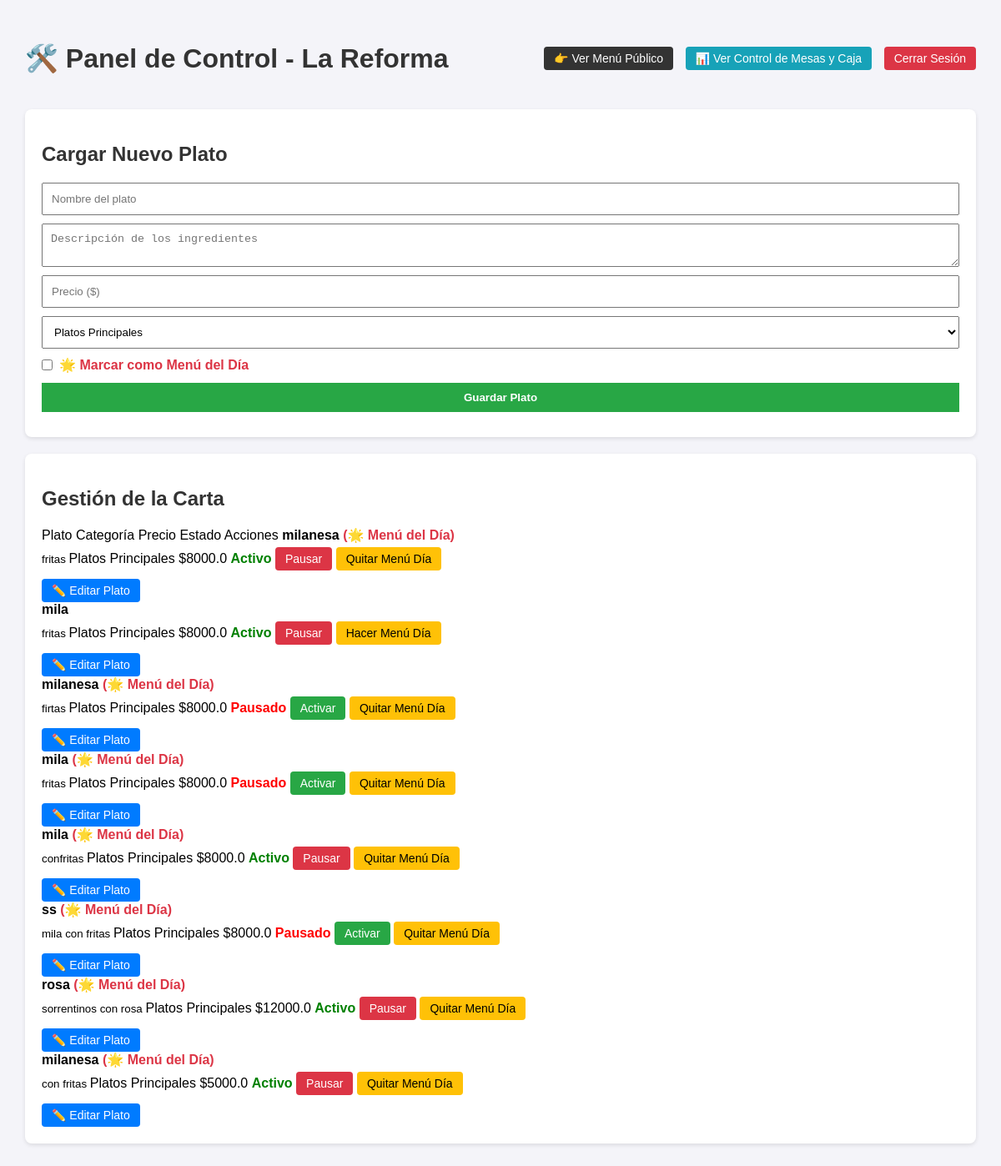
Page /admin (signed in) on the committed database.
### tables this page shows
CREATE TABLE platos (
            id INTEGER PRIMARY KEY AUTOINCREMENT,
            nombre TEXT NOT NULL,
            categoria TEXT NOT NULL,
            precio REAL NOT NULL,
            descripcion TEXT,
            es_plato_del_dia BOOLEAN DEFAULT 0,
            disponible BOOLEAN DEFAULT 1
        );

### app.py (the view)
@app.route('/admin')
def admin():
    if 'user_id' not in session:
        return redirect(url_for('login'))
    conn = get_db_connection()
    platos = conn.execute('SELECT * FROM platos').fetchall()
    conn.close()
    return render_template('admin.html', platos=platos)

### app.py (called while the page is built)
def get_db_connection():
    conn = sqlite3.connect(DB_PATH, timeout=10)
    conn.row_factory = sqlite3.Row
    return conn

### templates/admin.html (shortened to what this page needs)
<!DOCTYPE html>
<html lang="es">
<head>
</head>
<body>
<div style="display: flex; justify-content: space-between; align-items: center; margin-bottom: 20px;">
    <h1>🛠️ Panel de Control - La Reforma</h1>
    <div>
        <a href="/" target="_blank" class="btn" style="background: #333; margin-right: 10px;">👉 Ver Menú Público</a>
        <a href="/admin/mesas" class="btn" style="background: #17a2b8; margin-right: 10px;">📊 Ver Control de Mesas y Caja</a>
        <a href="{{ url_for('logout') }}" class="btn" style="background: #dc3545;">Cerrar Sesión</a>
    </div>
</div>
    <div class="card">
        <h2>Cargar Nuevo Plato</h2>
        <form action="/admin/agregar" method="POST">
            <input type="text" name="nombre" placeholder="Nombre del plato" required>
            <textarea name="descripcion" placeholder="Descripción de los ingredientes" required></textarea>
            <input type="number" step="0.01" name="precio" placeholder="Precio ($)" required>
            <select name="categoria" required>
                <option value="Platos Principales" selected>Platos Principales</option>
            </select>
            <label style="display: flex; align-items: center; gap: 8px; margin-bottom: 12px; cursor: pointer; font-weight: bold; color: #dc3545;">
                <input type="checkbox" name="es_plato_del_dia" value="1" style="width: auto; margin: 0;">
                🌟 Marcar como Menú del Día
            </label>
            <button type="submit">Guardar Plato</button>
        </form>
    </div>
    <div class="card">
        <h2>Gestión de la Carta</h2>
            <thead>
                <tr>
                    <th>Plato</th>
                    <th>Categoría</th>
                    <th>Precio</th>
                    <th>Estado</th>
                    <th>Acciones</th>
                </tr>
            </thead>
            <tbody>
                {% for plato in platos %}
                <tr>
                    <td>
                        <strong>{{ plato.nombre }}</strong>
                        {% if plato.es_plato_del_dia == 1 %}
                            <span style="color: #dc3545; font-weight: bold;">(🌟 Menú del Día)</span>
                        {% endif %}
                        <br><small>{{ plato.descripcion }}</small>
                    </td>
                    <td>{{ plato.categoria }}</td>
                    <td>${{ plato.precio }}</td>
                    <td>
                        {% if plato.disponible == 1 %}
                            <span style="color: green; font-weight: bold;">Activo</span>
                        {% else %}
                            <span style="color: red; font-weight: bold;">Pausado</span>
                        {% endif %}
                    </td>
                    <td>
                        <a href="/admin/toggle-disponible/{{ plato.id }}" class="btn {% if plato.disponible == 1 %}btn-danger{% else %}btn-success{% endif %}">
                            {% if plato.disponible == 1 %}Pausar{% else %}Activar{% endif %}
                        </a>
                        <a href="/admin/toggle-dia/{{ plato.id }}" class="btn" style="background: #ffc107; color: black; margin-top: 5px;">
                            {% if plato.es_plato_del_dia == 1 %}Quitar Menú Día{% else %}Hacer Menú Día{% endif %}
                        </a>
                        <details style="margin-top: 10px;">
                            <summary class="btn" style="background: #007bff; color: white; cursor: pointer;">✏️ Editar Plato</summary>
                        </details>
                    </td>
                </tr>
                {% endfor %}
            </tbody>
    </div>
</body>
</html>

### templates/admin.html (style rules this page uses)
body { font-family: Arial, sans-serif; margin: 30px; background-color: #f4f4f9; }
h1, h2 { color: #333; }
.card { background: white; padding: 20px; border-radius: 8px; box-shadow: 0 2px 5px rgba(0,0,0,0.1); margin-bottom: 20px; }
form input, form textarea, form select, form button { display: block; width: 100%; margin-bottom: 10px; padding: 10px; box-sizing: border-box; }
form button { background: #28a745; color: white; border: none; font-weight: bold; cursor: pointer; }
.btn { padding: 6px 12px; text-decoration: none; color: white; border-radius: 4px; font-size: 14px; display: inline-block; }
.btn-danger { background: #dc3545; }
.btn-success { background: #28a745; }

### rows in the picture
platos: nombre "milanesa", es_plato_del_dia "(🌟 Menú del Día)", descripcion "fritas", categoria "Platos Principales", precio "8000.0", disponible "Activo"
platos: nombre "mila", descripcion "fritas", categoria "Platos Principales", precio "8000.0", disponible "Activo", es_plato_del_dia "Hacer Menú Día"
platos: nombre "milanesa", es_plato_del_dia "(🌟 Menú del Día)", descripcion "firtas", categoria "Platos Principales", precio "8000.0", disponible "Pausado"
platos: nombre "mila", es_plato_del_dia "(🌟 Menú del Día)", descripcion "fritas", categoria "Platos Principales", precio "8000.0", disponible "Pausado"
platos: nombre "mila", es_plato_del_dia "(🌟 Menú del Día)", descripcion "confritas", categoria "Platos Principales", precio "8000.0", disponible "Activo"
platos: nombre "ss", es_plato_del_dia "(🌟 Menú del Día)", descripcion "mila con fritas", categoria "Platos Principales", precio "8000.0", disponible "Pausado"
platos: nombre "rosa", es_plato_del_dia "(🌟 Menú del Día)", descripcion "sorrentinos con rosa", categoria "Platos Principales", precio "12000.0", disponible "Activo"
platos: nombre "milanesa", es_plato_del_dia "(🌟 Menú del Día)", descripcion "con fritas", categoria "Platos Principales", precio "5000.0", disponible "Activo"
